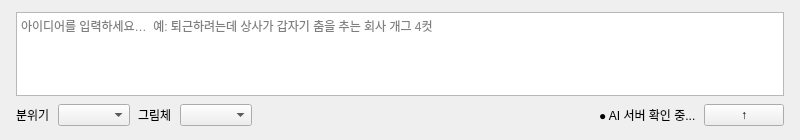
<?xml version="1.0" encoding="UTF-8"?>
<ui version="4.0">
 <class>ComposerForm</class>
 <widget class="QWidget" name="ComposerForm">
  <property name="geometry"><rect><x>0</x><y>0</y><width>800</width><height>140</height></rect></property>
  <layout class="QVBoxLayout" name="composerLayout">
   <property name="spacing"><number>8</number></property>
   <property name="leftMargin"><number>16</number></property>
   <property name="topMargin"><number>12</number></property>
   <property name="rightMargin"><number>16</number></property>
   <property name="bottomMargin"><number>14</number></property>
   <item><widget class="QPlainTextEdit" name="ideaEdit">
    <property name="placeholderText"><string>아이디어를 입력하세요…  예: 퇴근하려는데 상사가 갑자기 춤을 추는 회사 개그 4컷</string></property>
   </widget></item>
   <item><layout class="QHBoxLayout" name="optionsLayout">
    <property name="spacing"><number>8</number></property>
    <item><widget class="QLabel" name="moodLabel"><property name="text"><string>분위기</string></property></widget></item>
    <item><widget class="QComboBox" name="moodCombo"/></item>
    <item><widget class="QLabel" name="artLabel"><property name="text"><string>그림체</string></property></widget></item>
    <item><widget class="QComboBox" name="artCombo"/></item>
    <item><spacer name="optionsSpacer"><property name="orientation"><enum>Qt::Horizontal</enum></property><property name="sizeHint" stdset="0"><size><width>40</width><height>20</height></size></property></spacer></item>
    <item><widget class="QLabel" name="saveStatusLabel"><property name="text"><string>● AI 서버 확인 중...</string></property></widget></item>
    <item><widget class="QPushButton" name="sendButton">
     <property name="text"><string>↑</string></property>
     <property name="toolTip"><string>전송</string></property>
    </widget></item>
   </layout></item>
  </layout>
 </widget>
 <resources/>
 <connections/>
</ui>
